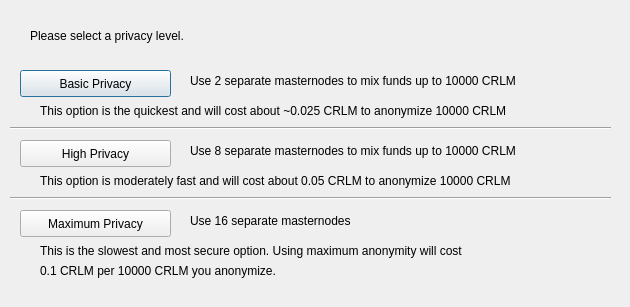
<?xml version="1.0" encoding="UTF-8"?>
<ui version="4.0">
 <class>ObfuscationConfig</class>
 <widget class="QDialog" name="ObfuscationConfig">
  <property name="geometry">
   <rect>
    <x>0</x>
    <y>0</y>
    <width>630</width>
    <height>307</height>
   </rect>
  </property>
  <property name="windowTitle">
   <string>Configure Obfuscation</string>
  </property>
  <widget class="QPushButton" name="buttonBasic">
   <property name="geometry">
    <rect>
     <x>20</x>
     <y>70</y>
     <width>151</width>
     <height>27</height>
    </rect>
   </property>
   <property name="text">
    <string>Basic Privacy</string>
   </property>
  </widget>
  <widget class="QPushButton" name="buttonHigh">
   <property name="geometry">
    <rect>
     <x>20</x>
     <y>140</y>
     <width>151</width>
     <height>27</height>
    </rect>
   </property>
   <property name="text">
    <string>High Privacy</string>
   </property>
  </widget>
  <widget class="QPushButton" name="buttonMax">
   <property name="geometry">
    <rect>
     <x>20</x>
     <y>210</y>
     <width>151</width>
     <height>27</height>
    </rect>
   </property>
   <property name="text">
    <string>Maximum Privacy</string>
   </property>
  </widget>
  <widget class="QLabel" name="label">
   <property name="geometry">
    <rect>
     <x>30</x>
     <y>20</y>
     <width>571</width>
     <height>31</height>
    </rect>
   </property>
   <property name="text">
    <string>Please select a privacy level.</string>
   </property>
  </widget>
  <widget class="QLabel" name="label_2">
   <property name="geometry">
    <rect>
     <x>190</x>
     <y>70</y>
     <width>421</width>
     <height>21</height>
    </rect>
   </property>
   <property name="text">
    <string>Use 2 separate masternodes to mix funds up to 10000 CRLM</string>
   </property>
  </widget>
  <widget class="QLabel" name="label_3">
   <property name="geometry">
    <rect>
     <x>190</x>
     <y>140</y>
     <width>411</width>
     <height>21</height>
    </rect>
   </property>
   <property name="text">
    <string>Use 8 separate masternodes to mix funds up to 10000 CRLM</string>
   </property>
  </widget>
  <widget class="QLabel" name="label_4">
   <property name="geometry">
    <rect>
     <x>190</x>
     <y>210</y>
     <width>421</width>
     <height>21</height>
    </rect>
   </property>
   <property name="text">
    <string>Use 16 separate masternodes</string>
   </property>
  </widget>
  <widget class="QLabel" name="label_6">
   <property name="geometry">
    <rect>
     <x>40</x>
     <y>100</y>
     <width>561</width>
     <height>21</height>
    </rect>
   </property>
   <property name="text">
    <string>This option is the quickest and will cost about ~0.025 CRLM to anonymize 10000 CRLM</string>
   </property>
  </widget>
  <widget class="QLabel" name="label_7">
   <property name="geometry">
    <rect>
     <x>40</x>
     <y>170</y>
     <width>561</width>
     <height>21</height>
    </rect>
   </property>
   <property name="text">
    <string>This option is moderately fast and will cost about 0.05 CRLM to anonymize 10000 CRLM</string>
   </property>
  </widget>
  <widget class="QLabel" name="label_8">
   <property name="geometry">
    <rect>
     <x>40</x>
     <y>240</y>
     <width>561</width>
     <height>21</height>
    </rect>
   </property>
   <property name="text">
    <string>This is the slowest and most secure option. Using maximum anonymity will cost</string>
   </property>
  </widget>
  <widget class="QLabel" name="label_9">
   <property name="geometry">
    <rect>
     <x>40</x>
     <y>260</y>
     <width>561</width>
     <height>21</height>
    </rect>
   </property>
   <property name="text">
    <string>0.1 CRLM per 10000 CRLM you anonymize.</string>
   </property>
  </widget>
  <widget class="Line" name="line">
   <property name="geometry">
    <rect>
     <x>10</x>
     <y>120</y>
     <width>601</width>
     <height>16</height>
    </rect>
   </property>
   <property name="orientation">
    <enum>Qt::Horizontal</enum>
   </property>
  </widget>
  <widget class="Line" name="line_2">
   <property name="geometry">
    <rect>
     <x>10</x>
     <y>190</y>
     <width>601</width>
     <height>16</height>
    </rect>
   </property>
   <property name="orientation">
    <enum>Qt::Horizontal</enum>
   </property>
  </widget>
 </widget>
 <resources/>
 <connections/>
</ui>
